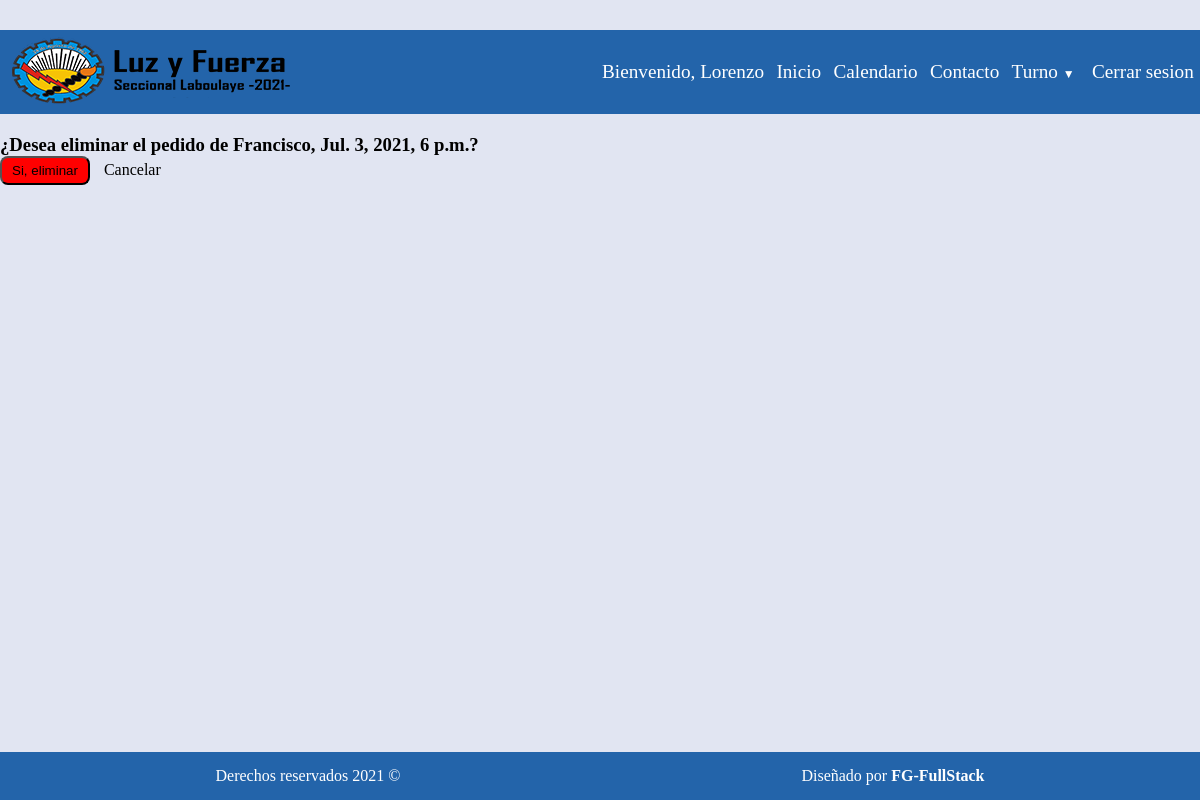
Before: /turnos/eliminar/4 (signed in) with the older database file.
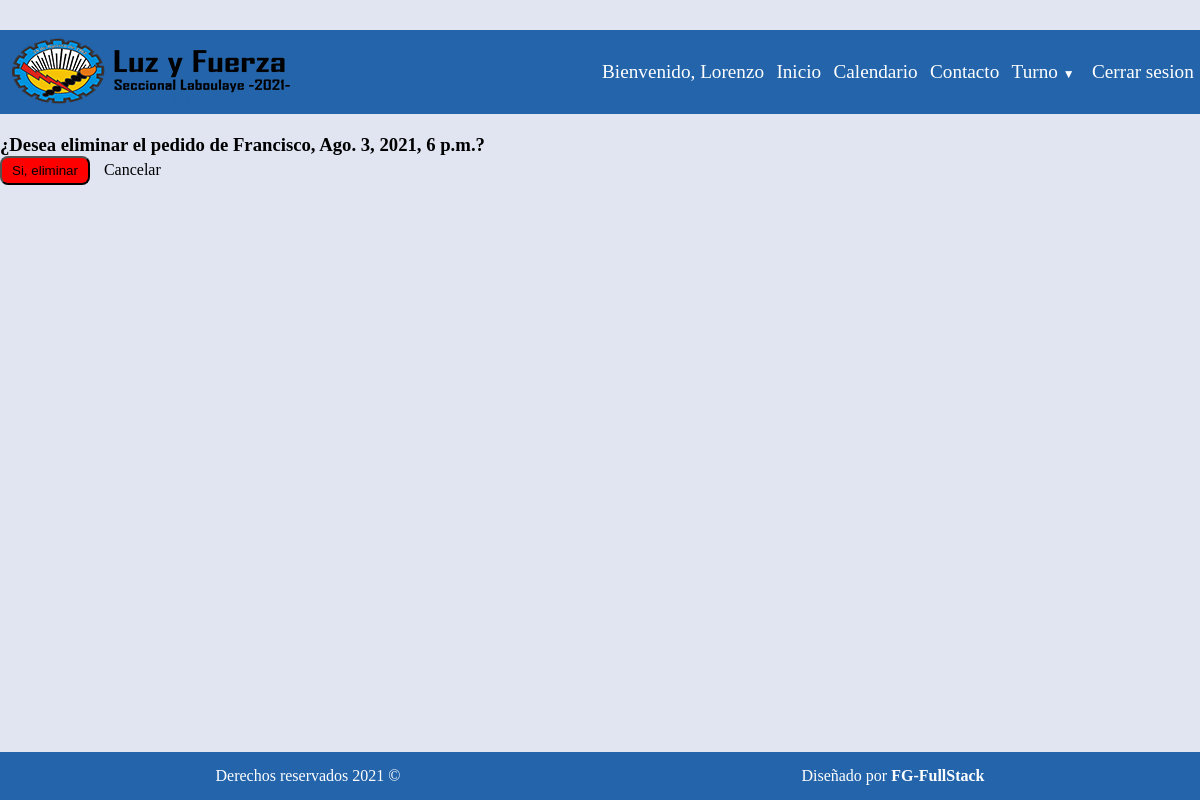
After: the same page with the newer database file.
### turnos/models.py (models this page shows)
class Turno(models.Model):
    nombre = models.CharField(max_length=60)
    apellido = models.CharField(max_length=60)
    tipoCancha = models.CharField(max_length=60, choices= cancha)
    fecha = models.DateTimeField(verbose_name='Fecha y hora')
    celular = models.CharField("Celular", max_length = 11)
    asistio = models.CharField(max_length=9, choices= asistencia, default='Si')
    montoRecaudado = models.IntegerField(default=0)
    turnoDadoPor = models.ForeignKey(User, null=True, on_delete=models.CASCADE, related_name="TurnoDadoPor")

### turnos/views.py (the view)
# urls.py: path('eliminar/<int:pk>', views.eliminarTurno.as_view() , name='eliminarTurno'),
class eliminarTurno(LoginRequiredMixin, DeleteView):
    model = Turno
    template_name = "turnos/eliminarTurno.html"
    success_url = reverse_lazy('index')

### templates/turnos/eliminarTurno.html (shortened to what this page needs)
{% extends 'base.html' %}
{% load static %}
{% block body %}
<form method = "POST">
    <h3>¿Desea eliminar el pedido de {{ turno.nombre }}, {{ turno.fecha }}?</h3>
    <button class= "btn btn-delete" type= "submit">Si, eliminar</button>
    <a href="{% url 'detalleTurno' %}" class="btn btn-default">Cancelar</a>
</form>
{% endblock  %}

Changed rows visible on the page:
changed Turno "Francisco": fecha "Jul. 3, 2021, 6 p.m." → "Ago. 3, 2021, 6 p.m."
